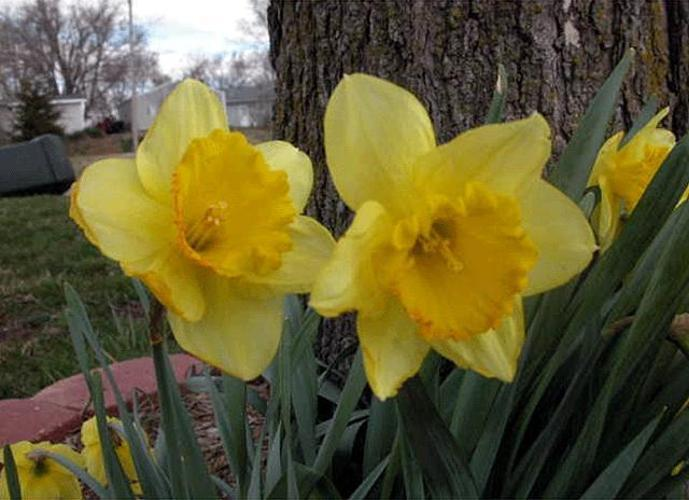
#> input picture tran_ngo_thien_thanh/thi_giua_ki_AI/dataset/train/hoa 1/image_0001.jpg, 689 x 500 px; its folder holds only this picture in this run
$ python flower_train.py   (older library calls are emulated)
#> lines starting #> are read from the running program, lines starting #| are printed output that depends on the picture
#-----------------------------------
# GLOBAL FEATURE EXTRACTION
#-----------------------------------
from sklearn.preprocessing import LabelEncoder
from sklearn.preprocessing import MinMaxScaler
from sklearn.model_selection import train_test_split
import numpy as np
import mahotas
import cv2
import os
import glob
from sklearn.svm import SVC
import matplotlib.pyplot as plt
# import h5py

#--------------------
# tunable-parameters
#--------------------
images_per_class = 9
fixed_size       = tuple((500, 500))
train_path       = "dataset/train"
bins             = 8


# feature-descriptor-1: Hu Moments
def fd_hu_moments(image):
    image = cv2.cvtColor(image, cv2.COLOR_BGR2GRAY)
    feature = cv2.HuMoments(cv2.moments(image)).flatten()
    return feature


# feature-descriptor-2: Haralick Texture
def fd_haralick(image):
    # convert the image to grayscale
    gray = cv2.cvtColor(image, cv2.COLOR_BGR2GRAY)
    # compute the haralick texture feature vector
    haralick = mahotas.features.haralick(gray).mean(axis=0)
    # return the result
    return haralick

# feature-descriptor-3: Color Histogram
def fd_histogram(image, mask=None):
    # convert the image to HSV color-space
    image = cv2.cvtColor(image, cv2.COLOR_BGR2HSV)
    # compute the color histogram
    hist  = cv2.calcHist([image], [0, 1, 2], None, [bins, bins, bins], [0, 256, 0, 256, 0, 256])
    # normalize the histogram
    cv2.normalize(hist, hist)
    # return the histogram
    return hist.flatten()


# get the training labels
train_labels = os.listdir(train_path)

# sort the training labels
train_labels.sort()

# empty lists to hold feature vectors and labels
global_features = []
labels          = []

def train_file():
# loop over the training data sub-folders
    i = 1
    for training_name in train_labels:
        # join the training data path and each species training folder
        dir = os.path.join(train_path, training_name)

        # get the current training label
        current_label = i

    # loop over the images in each sub-folder
        for file in glob.glob(os.path.join(dir, '*.jpg')):
            # get the image file name
            # file = dir + "/image_000" + str(x) + ".jpg"
            print(file)

            # read the image and resize it to a fixed-size
            image = cv2.imread(file)
#> image is the input picture: shape (500, 689, 3); mean B, G, R 50.7, 90.9, 97.5
            image = cv2.resize(image, fixed_size)
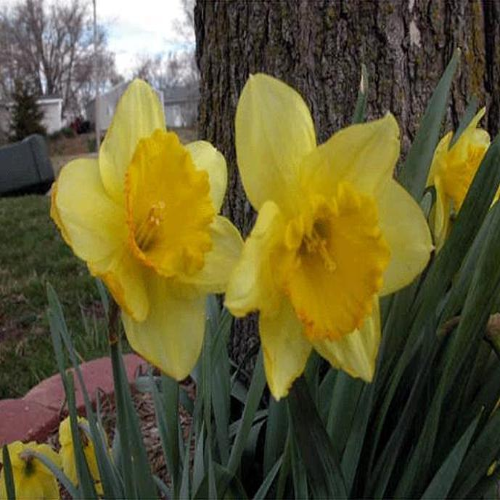
#> image: shape (500, 500, 3); mean B, G, R 50.7, 90.9, 97.6

            ####################################
            # Global Feature extraction
            ####################################
            fv_hu_moments = fd_hu_moments(image)
#> in fd_hu_moments, `image = cv2.cvtColor(image, cv2.COLOR_BGR2GRAY)`:
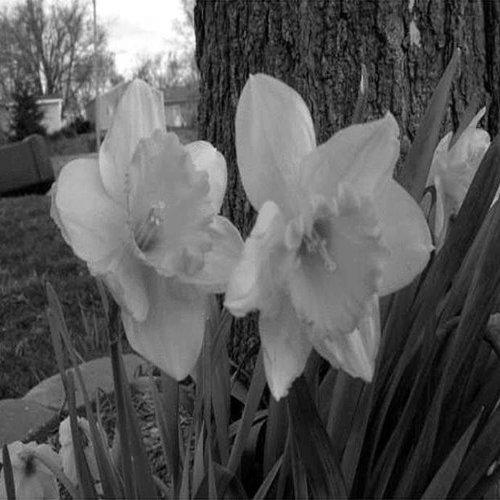
#> image: shape (500, 500); min 0, max 255, mean 88.3
#> in fd_hu_moments, `feature = cv2.HuMoments(cv2.moments(image)).flatten()`: feature = [0.00156, 8.08e-10, 3.98e-10, 4e-11, -1.4e-21, -2.52e-16, 4.85e-21]
#> fv_hu_moments has the same summary as feature in fd_hu_moments
            fv_haralick   = fd_haralick(image)
            fv_histogram  = fd_histogram(image)

            ###################################
            # Concatenate global features
            ###################################
            global_feature = np.hstack([fv_histogram, fv_haralick, fv_hu_moments])

            # update the list of labels and feature vectors
            labels.append(current_label)
            global_features.append(global_feature)

            print(labels)
        i = i + 1
    np.savetxt('feature-datas.txt', global_features)
    np.savetxt('label-datas.txt', labels)
    print("[STATUS] processed folder: {}".format(current_label))

#> (the run stopped early here; a loop or call above may not have finished)

$ run again, on tran_ngo_thien_thanh/thi_giua_ki_AI/dataset/train/hoa 2/image_0081.jpg
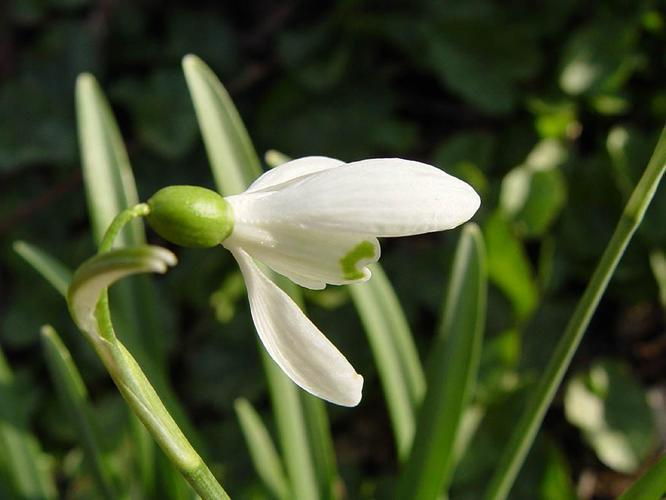
#> input picture tran_ngo_thien_thanh/thi_giua_ki_AI/dataset/train/hoa 2/image_0081.jpg, 666 x 500 px
#> in train_file, image is the input picture: shape (500, 666, 3); mean B, G, R 43.9, 76.5, 65.8
#> in train_file, `image = cv2.resize(image, fixed_size)`:
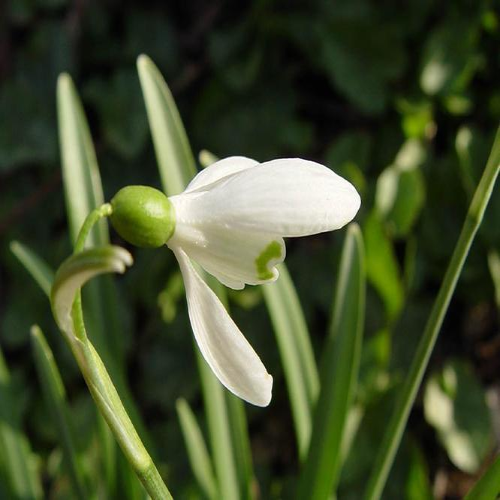
#> image: shape (500, 500, 3); mean B, G, R 43.9, 76.5, 65.8
#> in fd_hu_moments, `image = cv2.cvtColor(image, cv2.COLOR_BGR2GRAY)`:
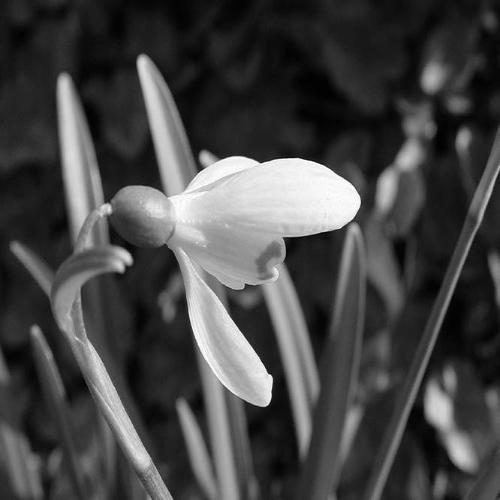
#> image: shape (500, 500); min 0, max 255, mean 69.6
#> feature = [0.00183, 2.84e-09, 1.04e-11, 1.39e-11, 1.55e-22, 7.34e-16, -6.19e-23]
#> fv_hu_moments has the same summary as feature in fd_hu_moments

$ run again, on tran_ngo_thien_thanh/thi_giua_ki_AI/dataset/train/hoa 1/image_0002.jpg
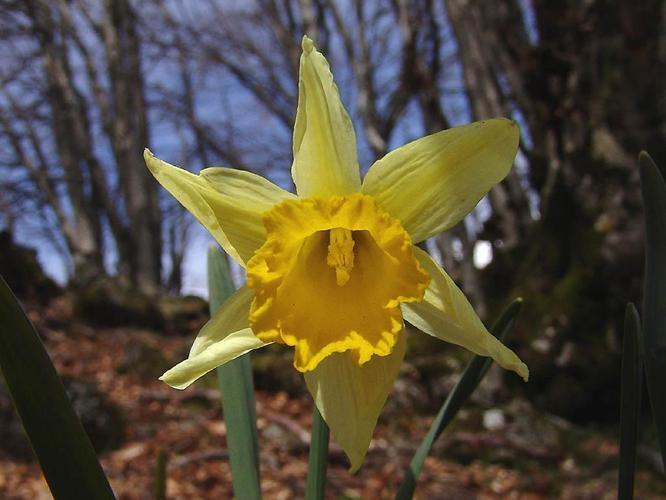
#> input picture tran_ngo_thien_thanh/thi_giua_ki_AI/dataset/train/hoa 1/image_0002.jpg, 666 x 500 px
#> in train_file, image is the input picture: shape (500, 666, 3); mean B, G, R 56.9, 74.7, 83
#> in train_file, `image = cv2.resize(image, fixed_size)`:
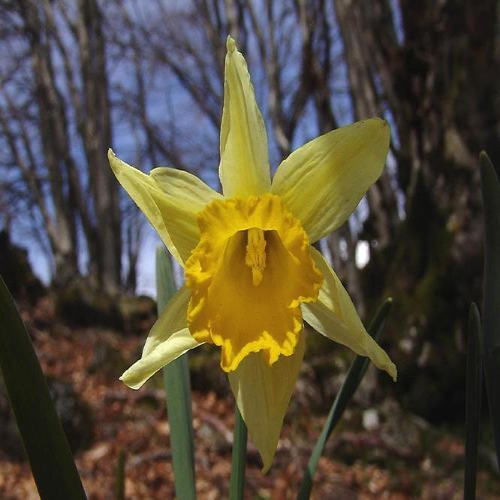
#> image: shape (500, 500, 3); mean B, G, R 56.9, 74.7, 83
#> in fd_hu_moments, `image = cv2.cvtColor(image, cv2.COLOR_BGR2GRAY)`:
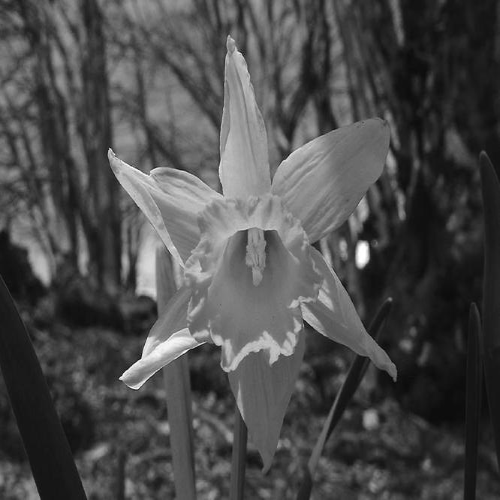
#> image: shape (500, 500); min 9, max 255, mean 75.2
#> feature = [0.00176, 6.64e-08, 4.2e-11, 3.46e-11, -3.56e-22, 8.06e-15, 1.27e-21]
#> fv_hu_moments has the same summary as feature in fd_hu_moments

$ run again, on tran_ngo_thien_thanh/thi_giua_ki_AI/dataset/train/hoa 1/image_0003.jpg
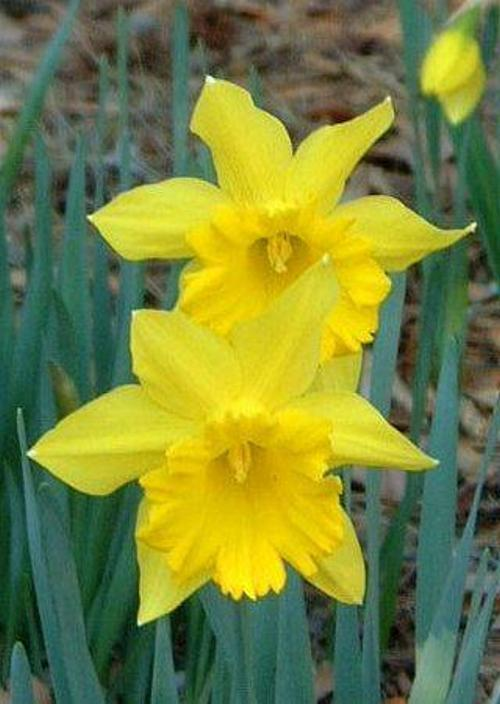
#> input picture tran_ngo_thien_thanh/thi_giua_ki_AI/dataset/train/hoa 1/image_0003.jpg, 500 x 704 px
#> in train_file, image is the input picture: shape (704, 500, 3); mean B, G, R 60.2, 132, 119.8
#> in train_file, `image = cv2.resize(image, fixed_size)`:
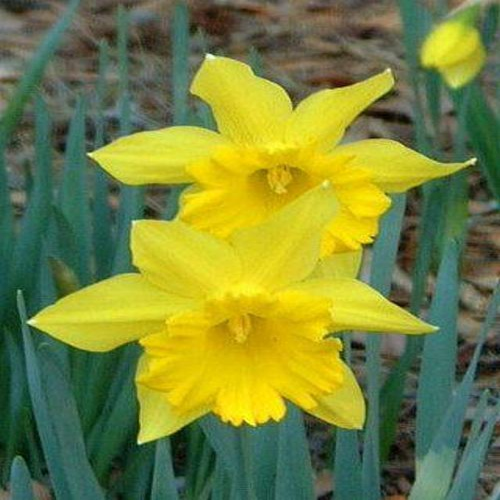
#> image: shape (500, 500, 3); mean B, G, R 60.1, 131.9, 119.7
#> in fd_hu_moments, `image = cv2.cvtColor(image, cv2.COLOR_BGR2GRAY)`:
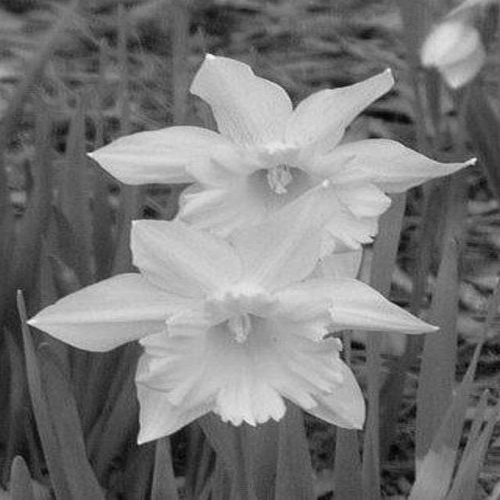
#> image: shape (500, 500); min 1, max 245, mean 120.1
#> feature = [0.00115, 5.96e-10, 7.71e-12, 9.36e-15, -2.73e-28, -1.22e-19, -2.5e-27]
#> fv_hu_moments has the same summary as feature in fd_hu_moments
